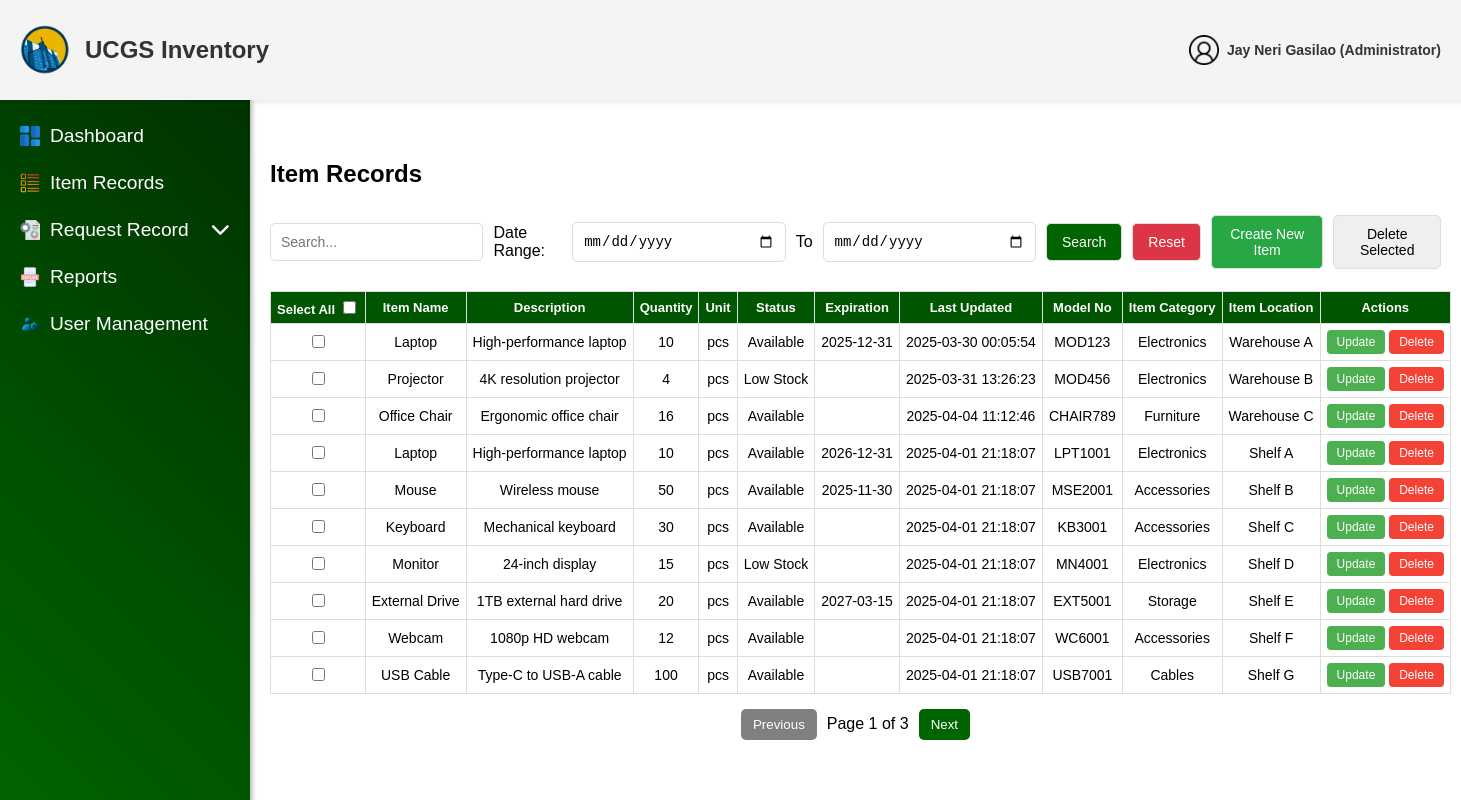
Page /admin/ItemRecords.php (signed in) on the committed database.
### tables this page shows
CREATE TABLE `users` (
  `user_id` int(11) NOT NULL,
  `username` varchar(255) NOT NULL,
  `email` varchar(255) NOT NULL,
  `password` varchar(255) NOT NULL,
  `role` enum('User','Administrator') NOT NULL,
  `ministry` enum('UCM','CWA','CHOIR','PWT','CYF') NOT NULL,
  `status` enum('Active','Deactivated') NOT NULL DEFAULT 'Active',
  `created_at` datetime NOT NULL DEFAULT current_timestamp(),
  `updated_at` datetime DEFAULT NULL ON UPDATE current_timestamp(),
  `deactivation_end` datetime DEFAULT NULL
);

CREATE TABLE `items` (
  `item_id` int(11) NOT NULL,
  `item_no` varchar(50) NOT NULL,
  `item_name` varchar(255) NOT NULL,
  `description` text DEFAULT NULL,
  `quantity` int(11) NOT NULL,
  `unit` varchar(20) DEFAULT NULL,
  `status` enum('Available','Out of Stock','Low Stock') NOT NULL,
  `reorder_point` int(11) DEFAULT 0,
  `model_no` varchar(50) DEFAULT NULL,
  `item_category` varchar(50) DEFAULT NULL,
  `item_location` varchar(50) DEFAULT NULL,
  `expiration` date DEFAULT NULL,
  `brand` varchar(50) DEFAULT NULL,
  `supplier` varchar(50) DEFAULT NULL,
  `price_per_item` decimal(10,2) DEFAULT NULL,
  `deleted_at` datetime DEFAULT NULL,
  `last_updated` datetime NOT NULL DEFAULT current_timestamp() ON UPDATE current_timestamp(),
  `created_at` datetime NOT NULL DEFAULT current_timestamp()
);

### admin/ItemRecords.php (the view, shortened to what this page needs)
<?php
include '../config/db_connection.php';
function getLoggedInUser($conn) {
    $userId = $_SESSION['user_id'];
    $stmt = $conn->prepare("SELECT * FROM users WHERE user_id = ?");
    $stmt->bind_param("i", $userId);
    $stmt->execute();
    $result = $stmt->get_result();
    $user = $result->fetch_assoc();
    return $user;
}
$query = "SELECT * FROM items";
$result = $conn->query($query);
$loggedInUser = getLoggedInUser($conn);
$accountName = $loggedInUser['username'];
$accountRole = $loggedInUser['role'];
?>
<!DOCTYPE html>
<html lang="en">
<head>
    <link rel="stylesheet" href="../css/records.css">
    <link rel="stylesheet" href="https://cdnjs.cloudflare.com/ajax/libs/font-awesome/6.5.1/css/all.min.css">
</head>
<body>
<header class="header">
        <div class="header-content">
            <div class="left-side">
                <img src="../assets/img/Logo.png" alt="Logo" class="logo">
                <span class="website-name">UCGS Inventory</span>
            </div>
            <div class="right-side">
            <div class="user">
    <img src="../assets/img/users.png" alt="User" class="icon" id="userIcon">
    <span class="admin-text"><?php echo htmlspecialchars($accountName); ?> (<?php echo htmlspecialchars($accountRole); ?>)</span>
</div>
            </div>
        </div>
    </header>
    <aside class="sidebar">
    <ul>
        <li><a href="AdminDashboard.php"><img src="../assets/img/dashboards.png" alt="Dashboard Icon" class="sidebar-icon"> Dashboard</a></li>
        <li><a href="ItemRecords.php"><img src="../assets/img/list-items.png" alt="Items Icon" class="sidebar-icon">Item Records</i></a></li>
        <li class="dropdown">
            <a href="#" class="dropdown-btn">
                <img src="../assets/img/request-for-proposal.png" alt="Request Icon" class="sidebar-icon">
                <span class="text">Request Record</span>
                <i class="fa-solid fa-chevron-down arrow-icon"></i>
            </a>
        </li>
        <li><a href="Reports.php"><img src="../assets/img/reports.png" alt="Reports Icon" class="sidebar-icon"> Reports</a></li>
        <li><a href="UserManagement.php"><img src="../assets/img/user-management.png" alt="User Management Icon" class="sidebar-icon"> User Management</a></li>
    </ul>
</aside>
<div class="main-content">
    <h2>Item Records</h2>
<div class="search-form">
    <input type="text" id="search-input" placeholder="Search...">
    <p style = "font-family: 'Akrobat', sans-serif;">Date Range:</p>
    <input type="date" id="start-date">
    <p style = "font-family: 'Akrobat', sans-serif;">To</p>
    <input type="date" id="end-date">
    <button class="search-btn" onclick="searchTable()">Search</button>
    <button class="reset-btn" onclick="resetSearch()">Reset</button>
    <button class="create-btn" onclick="openCreateModal()">Create New Item</button>
    <button class="delete-selected-btn" onclick="deleteSelected()">Delete Selected</button>
</div>
    <form id="item-form">
        <table class="item-table">
            <thead>
                <tr>
                    <th>Select All <input type="checkbox" class="select-all" onclick="toggleSelectAll(this)"></th>
                    <th>Item Name</th>
                    <th>Description</th>
                    <th>Quantity</th>
                    <th>Unit</th>
                    <th>Status</th>
                    <th>Expiration</th>
                    <th>Last Updated</th>
                    <th>Model No</th>
                    <th>Item Category</th>
                    <th>Item Location</th>
                    <th>
                        Actions
                    </th>
                </tr>
            </thead>
            <tbody id="item-table-body">
                <?php if ($result->num_rows > 0): ?>
                    <?php while ($row = $result->fetch_assoc()): ?>
                        <tr>
                            <td><input type="checkbox" class="select-item"></td>
                            <td><?= htmlspecialchars($row['item_name']) ?></td>
                            <td><?= htmlspecialchars($row['description']) ?></td>
                            <td><?= htmlspecialchars($row['quantity']) ?></td>
                            <td><?= htmlspecialchars($row['unit']) ?></td>
                            <td><?= htmlspecialchars($row['status']) ?></td>
                            <td><?= htmlspecialchars($row['expiration']) ?></td>
                            <td><?= htmlspecialchars($row['last_updated']) ?></td>
                            <td><?= htmlspecialchars($row['model_no']) ?></td>
                            <td><?= htmlspecialchars($row['item_category']) ?></td>
                            <td><?= htmlspecialchars($row['item_location']) ?></td>
                            <td>
                                <button type="button" class="update-btn" onclick="openUpdateModal(this)">Update</button>
                                <button type="button" class="delete-btn" onclick="openDeleteModal(this)">Delete</button>
                            </td>
                        </tr>
                    <?php endwhile; ?>
                <?php else: ?>
                    <tr>
                        <td colspan="12">No records found.</td>
                    </tr>
                <?php endif; ?>
            </tbody>
        </table>
    </form>
    <div class="pagination">
    <button onclick="prevPage()" id="prev-btn" style = "font-family:'Akrobat', sans-serif;">Previous</button>
    <span id="page-number" style = "font-family:'Akrobat', sans-serif;">Page 1</span>
    <button onclick="nextPage()" id="next-btn" style = "font-family:'Akrobat', sans-serif;">Next</button>
</div>
</div>
</body>
</html>

### css/records.css (style rules this page uses)
body { margin: 0; font-family: 'Akrobat', sans-serif; }
.header { background-color: #f4f4f4; height: 100px; padding: 0 20px; box-shadow: 0 2px 5px rgba(0, 0, 0, 0.1); display: flex; align-items: center; position: fixed; top: 0; left: 0; width: 100%; z-index: 1000; }
.header-content { display: flex; justify-content: space-between; width: 100%; align-items: center; }
.main-content { margin-left: 250px; margin-top: 120px; padding: 20px; }
.left-side { display: flex; align-items: center; }
.logo { height: 50px; margin-right: 15px; }
.website-name { font-family: 'Akrobat', sans-serif; font-size: 1.5em; font-weight: bold; color: #333; }
.right-side { margin-right: 40px; display: flex; align-items: center; gap: 10px; }
.icon { height: 30px; margin-left: 20px; cursor: pointer; }
.sidebar { width: 250px; height: calc(100vh - 100px); background: linear-gradient(45deg, #006400, #003300); position: fixed; top: 100px; left: 0; display: flex; flex-direction: column; padding-top: 10px; box-shadow: 2px 0 5px rgba(0, 0, 0, 0.3); }
.sidebar ul { font-family: 'Akrobat', sans-serif; list-style: none; padding: 0px; margin: 0; }
.sidebar li { margin: 5px 0; }
.sidebar a, .dropdown-btn { font-family: 'Akrobat', sans-serif; text-decoration: none; color: rgb(255, 255, 255); font-size: 1.2em; padding: 10px 20px; display: flex; align-items: center; transition: background-color 0.3s ease, transform 0.2s ease-in-out; }
.sidebar a .text, .dropdown-btn .text { flex-grow: 1; text-align: left; }
.sidebar-icon { width: 20px; height: 20px; margin-right: 10px; transition: transform 0.2s ease-in-out; }
.dropdown-btn { display: flex; align-items: center; justify-content: space-between; cursor: pointer; }
.arrow-icon { margin-left: auto; transition: transform 0.3s ease; }
.user { position: relative; cursor: pointer; display: flex; align-items: center; gap: 8px; }
.user .icon { width: 30px; height: 30px; }
.admin-text { font-size: 14px; font-weight: bold; color: #333; }
.main-content h2 { font-family: 'Akrobat', sans-serif; }
.search-form { display: flex; align-items: center; gap: 10px; margin-bottom: 15px; justify-content: flex-start; }
.search-form input, .search-form button { padding: 8px; border: 1px solid #ddd; border-radius: 5px; }
.search-form input { width: 250px; padding: 10px; font-size: 14px; }
.search-form button { padding: 10px 15px; font-size: 14px; }
.search-btn, .reset-btn { background-color: #006400; color: white; border: none; cursor: pointer; padding: 8px 12px; }
.reset-btn { background-color: #dc3545; }
.item-table { width: 100%; border-collapse: collapse; font-size: 14px; }
.item-table th, .item-table td { padding: 6px; border: 1px solid #ddd; text-align: center; white-space: nowrap; }
.item-table th { background-color: #005500; color: white; font-size: 13px; }
.update-btn, .delete-btn { font-size: 12px; padding: 4px 8px; }
.update-btn, .delete-btn { font-size: 12px; padding: 5px 10px; border-radius: 4px; border: none; cursor: pointer; transition: all 0.3s ease-in-out; }
.update-btn { background-color: #4CAF50; color: white; }
.delete-btn { background-color: #f44336; color: white; }
.pagination { display: flex; justify-content: center; align-items: center; margin-top: 15px; gap: 10px; }
.pagination button { padding: 8px 12px; border: none; background-color: #006400; color: white; cursor: pointer; border-radius: 5px; }
.pagination button:disabled { background-color: gray; cursor: not-allowed; }
.create-btn { background-color: #28a745; color: white; padding: 10px 20px; border: none; cursor: pointer; border-radius: 5px; }

### rows in the picture
users: username "Jay Neri Gasilao", role "Administrator"
items: item_name "Laptop", description "High-performance laptop", quantity "10", unit "pcs", status "Available", expiration "2025-12-31", last_updated "2025-03-30 00:05:54", model_no "MOD123", item_category "Electronics", item_location "Warehouse A"
items: item_name "Projector", description "4K resolution projector", quantity "4", unit "pcs", status "Low Stock", last_updated "2025-03-31 13:26:23", model_no "MOD456", item_category "Electronics", item_location "Warehouse B"
items: item_name "Office Chair", description "Ergonomic office chair", quantity "16", unit "pcs", status "Available", last_updated "2025-04-04 11:12:46", model_no "CHAIR789", item_category "Furniture", item_location "Warehouse C"
items: item_name "Laptop", description "High-performance laptop", quantity "10", unit "pcs", status "Available", expiration "2026-12-31", last_updated "2025-04-01 21:18:07", model_no "LPT1001", item_category "Electronics", item_location "Shelf A"
items: item_name "Mouse", description "Wireless mouse", quantity "50", unit "pcs", status "Available", expiration "2025-11-30", last_updated "2025-04-01 21:18:07", model_no "MSE2001", item_category "Accessories", item_location "Shelf B"
items: item_name "Keyboard", description "Mechanical keyboard", quantity "30", unit "pcs", status "Available", last_updated "2025-04-01 21:18:07", model_no "KB3001", item_category "Accessories", item_location "Shelf C"
items: item_name "Monitor", description "24-inch display", quantity "15", unit "pcs", status "Low Stock", last_updated "2025-04-01 21:18:07", model_no "MN4001", item_category "Electronics", item_location "Shelf D"
items: item_name "External Drive", description "1TB external hard drive", quantity "20", unit "pcs", status "Available", expiration "2027-03-15", last_updated "2025-04-01 21:18:07", model_no "EXT5001", item_category "Storage", item_location "Shelf E"
items: item_name "Webcam", description "1080p HD webcam", quantity "12", unit "pcs", status "Available", last_updated "2025-04-01 21:18:07", model_no "WC6001", item_category "Accessories", item_location "Shelf F"
items: item_name "USB Cable", description "Type-C to USB-A cable", quantity "100", unit "pcs", status "Available", last_updated "2025-04-01 21:18:07", model_no "USB7001", item_category "Cables", item_location "Shelf G"
